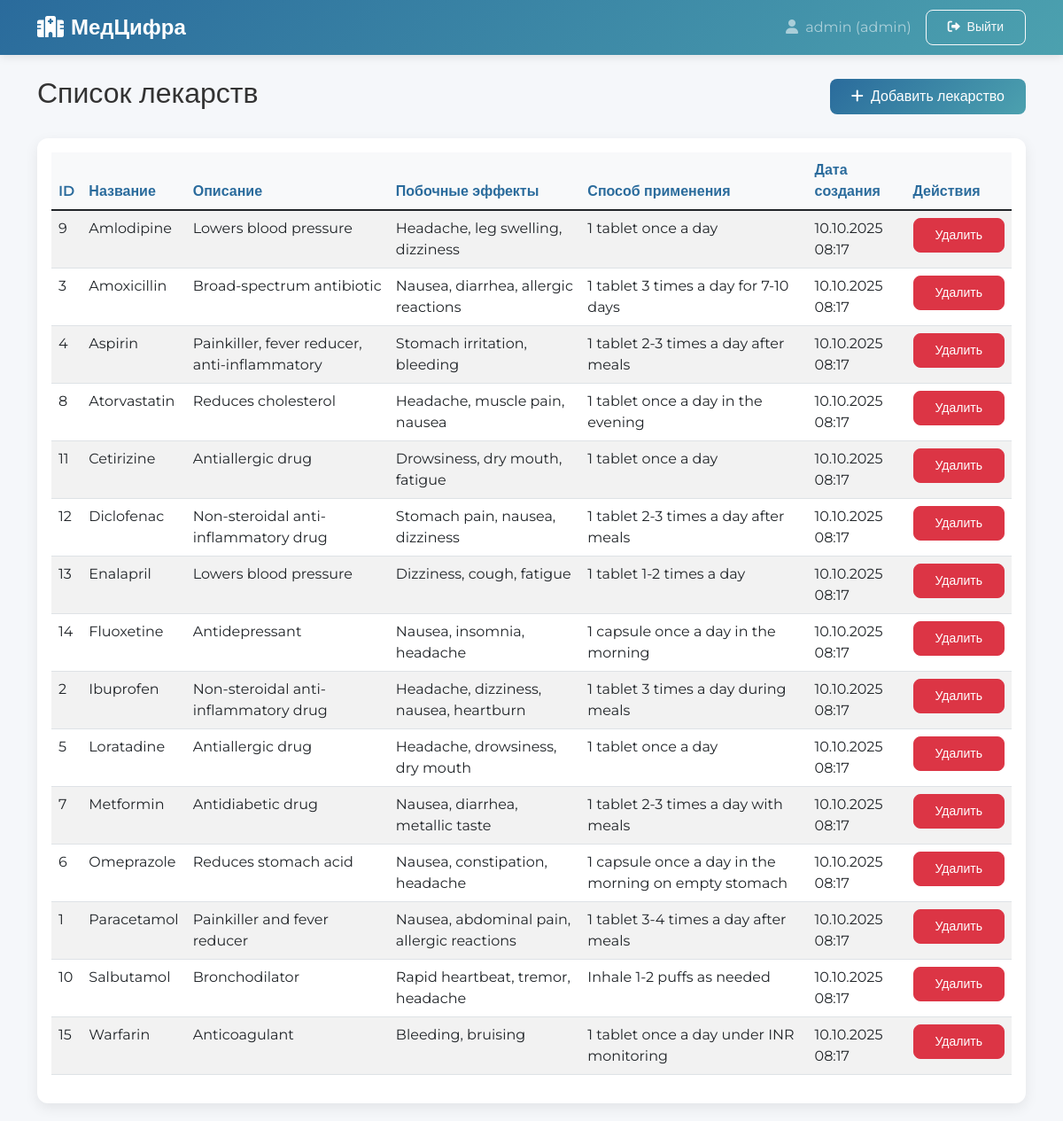
The app's page /admin/medicines (signed in), older data.
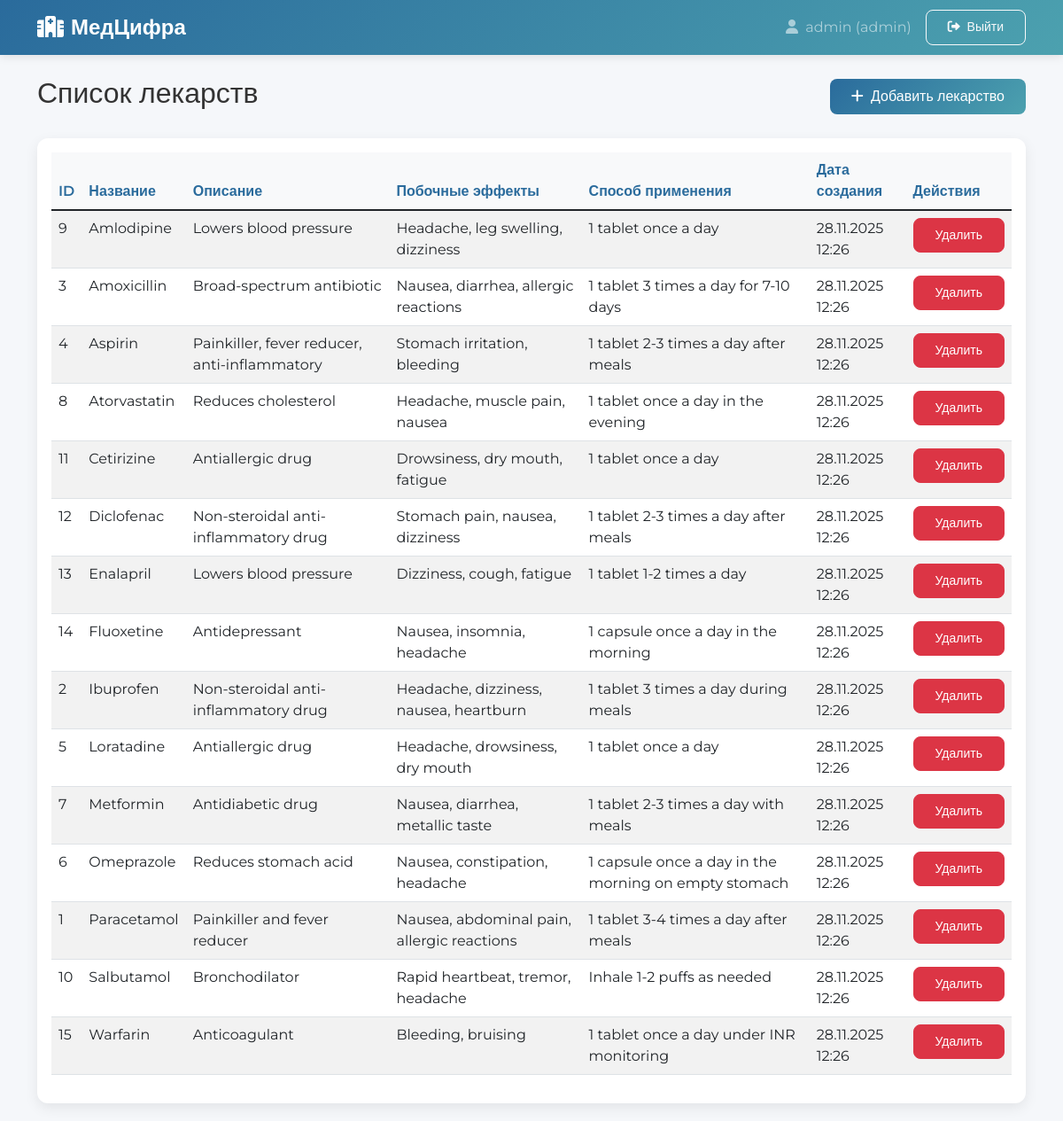
The same page, newer data.
### models.py (models this page shows)
class Admin(db.Model):
    __tablename__ = "admins"
    id = db.Column(db.Integer, primary_key=True)
    login = db.Column(db.String(50), unique=True, nullable=False)
    password_hash = db.Column(db.String(255), nullable=False)
    created_at = db.Column(db.DateTime, default=datetime.utcnow)

class Medicine(db.Model):
    __tablename__ = "medicines"
    id = db.Column(db.Integer, primary_key=True)
    name = db.Column(db.String(100), unique=True, nullable=False)
    description = db.Column(db.Text)
    side_effects = db.Column(db.Text)
    usage_method = db.Column(db.Text)
    created_at = db.Column(db.DateTime, default=datetime.utcnow)

### app.py (the view)
@app.route("/admin/medicines")
@login_required
def admin_medicines_list():
    if current_user.role != "admin":
        flash("Доступ запрещен", "error")
        return redirect(url_for("index"))
    medicines = Medicine.query.order_by(Medicine.name).all()
    return render_template("admin/medicines_list.html", medicines=medicines)

### app.py (called while the page is built)
@login_manager.user_loader
def load_user(user_id):
    return User.get(user_id)

### models.py (called while the page is built)
    @staticmethod
    def get(user_id):
        try:
            if "_" not in user_id:
                return None
            role, id_str = user_id.split("_", 1)
            user_id_int = int(id_str)
            if role == "admin":
                obj = Admin.query.get(user_id_int)
            elif role == "doctor":
                obj = Doctor.query.get(user_id_int)
            elif role == "patient":
                obj = Patient.query.get(user_id_int)
            else:
                return None
            if obj:
                return User(obj.id, getattr(obj, "login", None), role)
            return None
        except Exception as e:
            print(f"Error loading user: {e}")
            return None

### templates/admin/medicines_list.html
{% extends "base.html" %}
{% block content %}
<div class="d-flex justify-content-between align-items-center mb-4">
    <h2>Список лекарств</h2>
    <a href="{{ url_for('admin_add_medicine') }}" class="btn btn-primary">
        <i class="fas fa-plus me-1"></i> Добавить лекарство
    </a>
</div>
<div class="card">
    <div class="card-body">
        <div class="table-responsive">
            <table class="table table-striped">
                <thead>
                    <tr>
                        <th>ID</th>
                        <th>Название</th>
                        <th>Описание</th>
                        <th>Побочные эффекты</th>
                        <th>Способ применения</th>
                        <th>Дата создания</th>
                        <th>Действия</th>
                    </tr>
                </thead>
                <tbody>
                    {% for medicine in medicines %}
                    <tr>
                        <td>{{ medicine.id }}</td>
                        <td>{{ medicine.name }}</td>
                        <td>{{ medicine.description[:100] }}{% if medicine.description|length > 100 %}...{% endif %}</td>
                        <td>{{ medicine.side_effects[:100] }}{% if medicine.side_effects|length > 100 %}...{% endif %}</td>
                        <td>{{ medicine.usage_method[:100] }}{% if medicine.usage_method|length > 100 %}...{% endif %}</td>
                        <td>{{ medicine.created_at.strftime('%d.%m.%Y %H:%M') }}</td>
                        <td>
                            <form method="POST" action="{{ url_for('admin_delete_medicine', medicine_id=medicine.id) }}" style="display: inline;">
                                <button type="submit" class="btn btn-sm btn-danger" onclick="return confirm('Вы уверены, что хотите удалить это лекарство?')">
                                    Удалить
                                </button>
                            </form>
                        </td>
                    </tr>
                    {% else %}
                    <tr>
                        <td colspan="7" class="text-center">Лекарства не найдены</td>
                    </tr>
                    {% endfor %}
                </tbody>
            </table>
        </div>
    </div>
</div>
{% endblock %}

### templates/base.html (shortened to what this page needs)
<!DOCTYPE html>
<html lang="ru">
<head>
    <link href="https://cdn.jsdelivr.net/npm/bootstrap@5.1.3/dist/css/bootstrap.min.css" rel="stylesheet">
    <link rel="stylesheet" href="https://cdnjs.cloudflare.com/ajax/libs/font-awesome/6.0.0/css/all.min.css">
    <link href="{{ url_for('static', filename='css/style.css') }}" rel="stylesheet">
</head>
<body>
    <nav class="navbar navbar-expand-lg navbar-dark">
        <div class="container">
            <a class="navbar-brand" href="{{ url_for('index') }}">
                <i class="fas fa-hospital me-2"></i>МедЦифра
            </a>
            <div class="navbar-nav ms-auto">
                {% if current_user.is_authenticated %}
                <span class="navbar-text me-3">
                    <i class="fas fa-user me-1"></i> {{ current_user.login }} ({{ current_user.role }})
                </span>
                <a class="btn btn-outline-light btn-sm" href="{{ url_for('logout') }}">
                    <i class="fas fa-sign-out-alt me-1"></i> Выйти
                </a>
                {% endif %}
            </div>
        </div>
    </nav>
    <div class="container mt-4">
        {% block content %}{% endblock %}
    </div>
</body>
</html>

### static/css/style.css (style rules this page uses)
.card { margin-bottom: 20px; box-shadow: 0 0.125rem 0.25rem rgba(0, 0, 0, 0.075); }
.table th { font-weight: 600; background-color: #f8f9fa; }
.btn-sm { padding: 0.25rem 0.5rem; font-size: 0.875rem; }

### templates/base.html (style rules this page uses)
:root { --primary: #2a6b9c; --secondary: #4ca1af; --accent: #36b3a8; --light: #f8f9fa; --dark: #343a40; }
body { font-family: 'Montserrat', sans-serif; background-color: #f5f7fa; color: #333; }
.navbar { box-shadow: 0 2px 10px rgba(0,0,0,0.1); background: linear-gradient(135deg, var(--primary) 0%, var(--secondary) 100%) !important; }
.navbar-brand { font-weight: 700; font-size: 1.5rem; }
.card { border: none; border-radius: 12px; box-shadow: 0 5px 15px rgba(0,0,0,0.08); transition: transform 0.3s ease, box-shadow 0.3s ease; }
.btn { border-radius: 8px; font-weight: 500; padding: 0.5rem 1.5rem; transition: all 0.3s ease; }
.btn-primary { background: linear-gradient(135deg, var(--primary) 0%, var(--secondary) 100%); border: none; }
.table th { border-top: none; font-weight: 600; color: var(--primary); }

Row changes from the older to the newer data that the page shows:
changed Medicine "Amlodipine": created_at "10.10.2025 08:17" → "28.11.2025 12:26"
changed Medicine "Amoxicillin": created_at "10.10.2025 08:17" → "28.11.2025 12:26"
changed Medicine "Aspirin": created_at "10.10.2025 08:17" → "28.11.2025 12:26"
changed Medicine "Atorvastatin": created_at "10.10.2025 08:17" → "28.11.2025 12:26"
changed Medicine "Cetirizine": created_at "10.10.2025 08:17" → "28.11.2025 12:26"
changed Medicine "Diclofenac": created_at "10.10.2025 08:17" → "28.11.2025 12:26"
changed Medicine "Enalapril": created_at "10.10.2025 08:17" → "28.11.2025 12:26"
changed Medicine "Fluoxetine": created_at "10.10.2025 08:17" → "28.11.2025 12:26"
changed Medicine "Ibuprofen": created_at "10.10.2025 08:17" → "28.11.2025 12:26"
changed Medicine "Loratadine": created_at "10.10.2025 08:17" → "28.11.2025 12:26"
changed Medicine "Metformin": created_at "10.10.2025 08:17" → "28.11.2025 12:26"
changed Medicine "Omeprazole": created_at "10.10.2025 08:17" → "28.11.2025 12:26"
changed Medicine "Paracetamol": created_at "10.10.2025 08:17" → "28.11.2025 12:26"
changed Medicine "Salbutamol": created_at "10.10.2025 08:17" → "28.11.2025 12:26"
changed Medicine "Warfarin": created_at "10.10.2025 08:17" → "28.11.2025 12:26"
